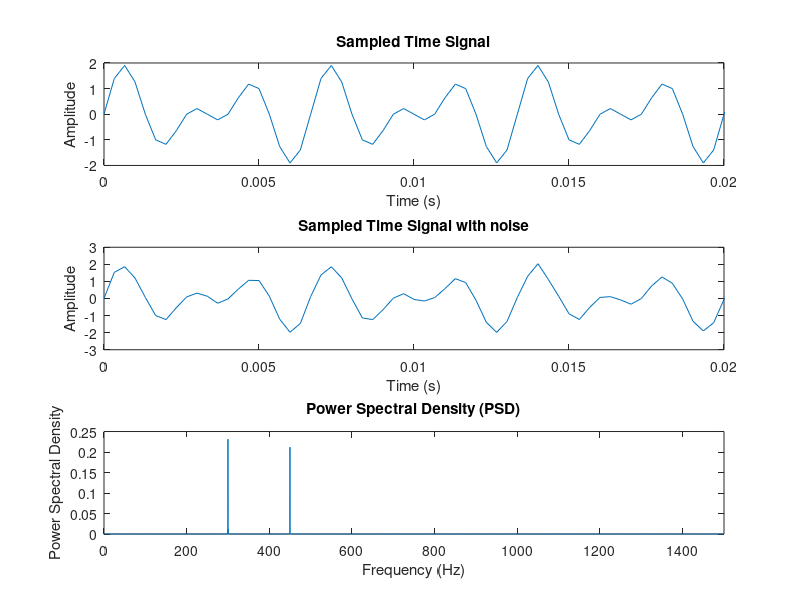

This figure's MATLAB source:
clear all
close all
clc;

%Signal Frequencies
f = 300;

%Sampling Frequency
fs = 3000;
% fs = 450;
% fs = 900;

%Signals axis Calculation
startP = 0;
endP = 0.02;

% buffer_length = 2048;
buffer_length = 8192;

t = (0:1:buffer_length-1)/fs;
% %Different Approach 1
% t = startP:1/fs:endP;
% N = length(t);

%Noise Amplitudes
% alpha = 0.1;
alpha = 0.3;
% alpha = 2.0;

%Generation of noise and then the signal
% noise = alpha * randn(1, length(t));
noise = alpha * (rand(size(t)) - 0.5);

signal = sin(2*pi*f*t) + sin(3*pi*f*t);
signal_with_noise = signal + noise;

%Calculation of PSD using the Wiener-Khintchine theorem
[signal_corr, lag] = xcorr(signal_with_noise, 'biased');
PSD = abs(fftshift(fft(signal_corr))) / buffer_length;
len = length(lag);
positiveFreq = (-fs/2):(fs/length(lag)):(fs/2 - fs/length(lag)); 


% Plot time signal
figure;
subplot(3,1,1);
plot(t, signal);
xlabel('Time (s)');
ylabel('Amplitude');
title('Sampled Time Signal');
xlim([startP, endP]);

subplot(3,1,2);
plot(t, signal_with_noise);
xlabel('Time (s)');
ylabel('Amplitude');
title('Sampled Time Signal with noise');
xlim([startP, endP]);

% Plot PSD
subplot(3,1,3);
% plot(freq, PSD);
plot(positiveFreq, PSD);
xlabel('Frequency (Hz)');
ylabel('Power Spectral Density');
title('Power Spectral Density (PSD)');
xlim([0, fs/2]);
